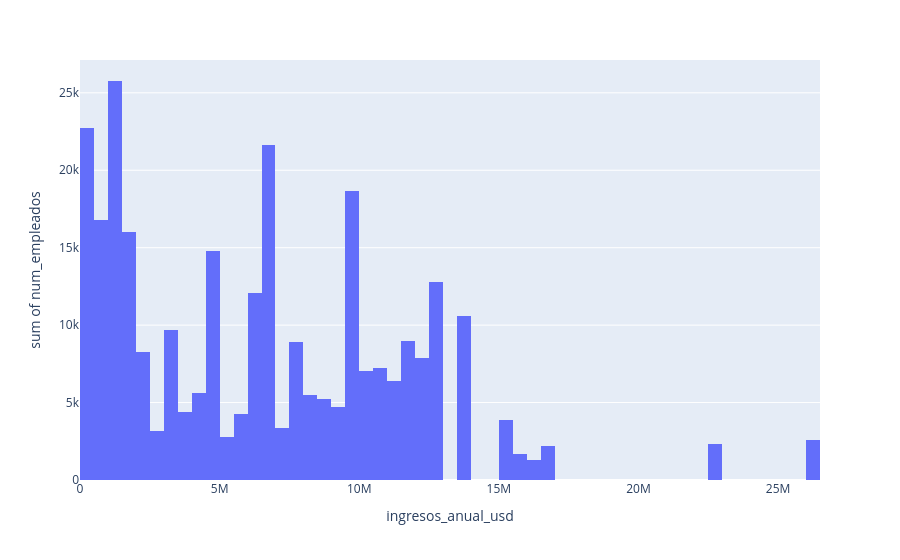

Notebook cell for this chart:
### Code cell
# Histiogram

fig = px.histogram(df, x='ingresos_anual_usd', y='num_empleados')
fig.show()

### Figure 1 — Plotly figure (JSON) as saved in the notebook; plotly's stock layout.template omitted (floating-point values rounded to 4 significant figures; data arrays with more than 128 entries replaced by an {"elided": "..."} marker saying what was removed)
{"data": [{"bingroup": "x", "histfunc": "sum", "hovertemplate": "ingresos_anual_usd=%{x}<br>sum of num_empleados=%{y}<extra></extra>", "legendgroup": "", "marker": {"color": "#636efa", "pattern": {"shape": ""}}, "name": "", "orientation": "v", "showlegend": false, "type": "histogram", "x": {"elided": "800 float values"}, "xaxis": "x", "y": {"elided": "800 int values"}, "yaxis": "y"}], "layout": {"barmode": "relative", "legend": {"tracegroupgap": 0}, "margin": {"t": 60}, "xaxis": {"anchor": "y", "domain": [0, 1], "title": {"text": "ingresos_anual_usd"}}, "yaxis": {"anchor": "x", "domain": [0, 1], "title": {"text": "sum of num_empleados"}}}}
